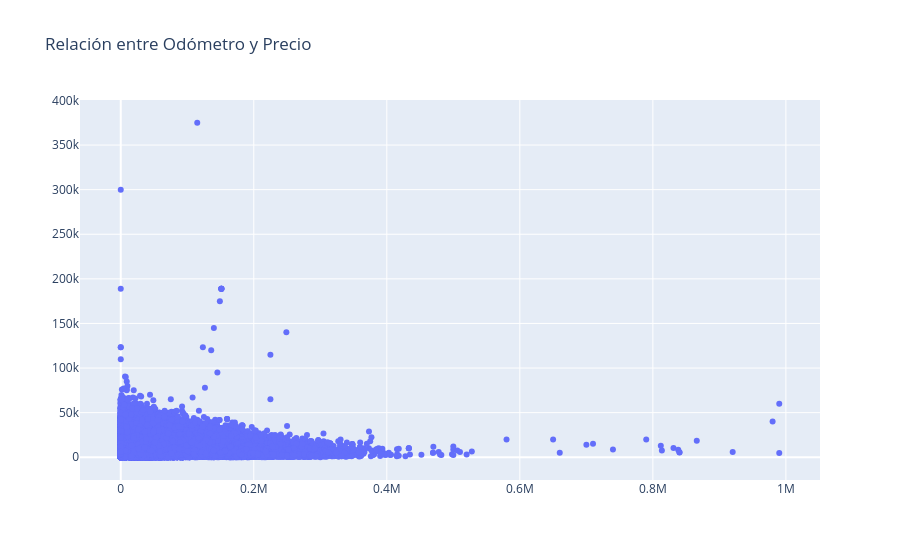

Notebook cell for this chart:
### Markdown cell above
Grafico de dispersión

### Code cell
# Crear un scatter plot utilizando plotly.graph_objects
# Se crea una figura vacía y luego se añade un rastro de scatter
fig = go.Figure(data=[go.Scatter(x=car_data['odometer'], y=car_data['price'], mode='markers')])

# Opcional: Puedes añadir un título al gráfico si lo deseas
fig.update_layout(title_text='Relación entre Odómetro y Precio')

# Mostrar el gráfico Plotly
fig.show()

### Figure 1 — Plotly figure (JSON) as saved in the notebook; plotly's stock layout.template omitted (floating-point values rounded to 4 significant figures; data arrays with more than 128 entries replaced by an {"elided": "..."} marker saying what was removed)
{"data": [{"mode": "markers", "type": "scatter", "x": {"elided": "51525 int values"}, "y": {"elided": "51525 int values"}}], "layout": {"title": {"text": "Relación entre Odómetro y Precio"}}}
